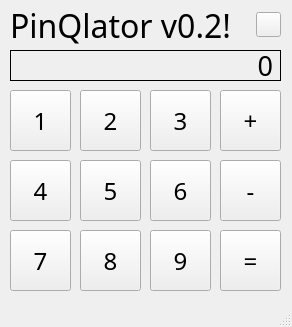
<?xml version="1.0" encoding="UTF-8"?>
<ui version="4.0">
 <class>MainWindow</class>
 <widget class="QMainWindow" name="MainWindow">
  <property name="geometry">
   <rect>
    <x>0</x>
    <y>0</y>
    <width>292</width>
    <height>327</height>
   </rect>
  </property>
  <property name="windowTitle">
   <string>PinQlator</string>
  </property>
  <property name="windowIcon">
   <iconset>
    <normaloff>Logo (Sin fuente _ transparente).png</normaloff>Logo (Sin fuente _ transparente).png</iconset>
  </property>
  <widget class="QWidget" name="centralwidget">
   <widget class="QPushButton" name="grilla_1">
    <property name="geometry">
     <rect>
      <x>10</x>
      <y>90</y>
      <width>61</width>
      <height>61</height>
     </rect>
    </property>
    <property name="font">
     <font>
      <family>Michroma</family>
      <pointsize>18</pointsize>
     </font>
    </property>
    <property name="text">
     <string>1</string>
    </property>
   </widget>
   <widget class="QLabel" name="titulo">
    <property name="geometry">
     <rect>
      <x>10</x>
      <y>-10</y>
      <width>251</width>
      <height>71</height>
     </rect>
    </property>
    <property name="font">
     <font>
      <family>Nasa</family>
      <pointsize>24</pointsize>
     </font>
    </property>
    <property name="text">
     <string>PinQlator v0.2!</string>
    </property>
   </widget>
   <widget class="QLabel" name="pantalla_2">
    <property name="geometry">
     <rect>
      <x>10</x>
      <y>50</y>
      <width>271</width>
      <height>31</height>
     </rect>
    </property>
    <property name="font">
     <font>
      <family>Michroma</family>
      <pointsize>20</pointsize>
     </font>
    </property>
    <property name="layoutDirection">
     <enum>Qt::LeftToRight</enum>
    </property>
    <property name="frameShape">
     <enum>QFrame::Box</enum>
    </property>
    <property name="text">
     <string>0</string>
    </property>
    <property name="alignment">
     <set>Qt::AlignRight|Qt::AlignTrailing|Qt::AlignVCenter</set>
    </property>
    <property name="wordWrap">
     <bool>false</bool>
    </property>
   </widget>
   <widget class="QPushButton" name="grilla_2">
    <property name="geometry">
     <rect>
      <x>80</x>
      <y>90</y>
      <width>61</width>
      <height>61</height>
     </rect>
    </property>
    <property name="font">
     <font>
      <family>Michroma</family>
      <pointsize>18</pointsize>
     </font>
    </property>
    <property name="text">
     <string>2</string>
    </property>
   </widget>
   <widget class="QPushButton" name="grilla_3">
    <property name="geometry">
     <rect>
      <x>150</x>
      <y>90</y>
      <width>61</width>
      <height>61</height>
     </rect>
    </property>
    <property name="font">
     <font>
      <family>Michroma</family>
      <pointsize>18</pointsize>
     </font>
    </property>
    <property name="text">
     <string>3</string>
    </property>
   </widget>
   <widget class="QPushButton" name="grilla_6">
    <property name="geometry">
     <rect>
      <x>150</x>
      <y>160</y>
      <width>61</width>
      <height>61</height>
     </rect>
    </property>
    <property name="font">
     <font>
      <family>Michroma</family>
      <pointsize>18</pointsize>
     </font>
    </property>
    <property name="text">
     <string>6</string>
    </property>
   </widget>
   <widget class="QPushButton" name="grilla_4">
    <property name="geometry">
     <rect>
      <x>10</x>
      <y>160</y>
      <width>61</width>
      <height>61</height>
     </rect>
    </property>
    <property name="font">
     <font>
      <family>Michroma</family>
      <pointsize>18</pointsize>
     </font>
    </property>
    <property name="text">
     <string>4</string>
    </property>
   </widget>
   <widget class="QPushButton" name="grilla_5">
    <property name="geometry">
     <rect>
      <x>80</x>
      <y>160</y>
      <width>61</width>
      <height>61</height>
     </rect>
    </property>
    <property name="font">
     <font>
      <family>Michroma</family>
      <pointsize>18</pointsize>
     </font>
    </property>
    <property name="text">
     <string>5</string>
    </property>
   </widget>
   <widget class="QPushButton" name="grilla_8">
    <property name="geometry">
     <rect>
      <x>80</x>
      <y>230</y>
      <width>61</width>
      <height>61</height>
     </rect>
    </property>
    <property name="font">
     <font>
      <family>Michroma</family>
      <pointsize>18</pointsize>
     </font>
    </property>
    <property name="text">
     <string>8</string>
    </property>
   </widget>
   <widget class="QPushButton" name="grilla_7">
    <property name="geometry">
     <rect>
      <x>10</x>
      <y>230</y>
      <width>61</width>
      <height>61</height>
     </rect>
    </property>
    <property name="font">
     <font>
      <family>Michroma</family>
      <pointsize>18</pointsize>
     </font>
    </property>
    <property name="text">
     <string>7</string>
    </property>
   </widget>
   <widget class="QPushButton" name="grilla_9">
    <property name="geometry">
     <rect>
      <x>150</x>
      <y>230</y>
      <width>61</width>
      <height>61</height>
     </rect>
    </property>
    <property name="font">
     <font>
      <family>Michroma</family>
      <pointsize>18</pointsize>
     </font>
    </property>
    <property name="text">
     <string>9</string>
    </property>
   </widget>
   <widget class="QPushButton" name="grilla_suma">
    <property name="geometry">
     <rect>
      <x>220</x>
      <y>90</y>
      <width>61</width>
      <height>61</height>
     </rect>
    </property>
    <property name="font">
     <font>
      <family>Michroma</family>
      <pointsize>18</pointsize>
     </font>
    </property>
    <property name="text">
     <string>+</string>
    </property>
   </widget>
   <widget class="QPushButton" name="grilla_resultado">
    <property name="geometry">
     <rect>
      <x>220</x>
      <y>230</y>
      <width>61</width>
      <height>61</height>
     </rect>
    </property>
    <property name="font">
     <font>
      <family>Michroma</family>
      <pointsize>18</pointsize>
     </font>
    </property>
    <property name="text">
     <string>=</string>
    </property>
   </widget>
   <widget class="QPushButton" name="grilla_resta">
    <property name="geometry">
     <rect>
      <x>220</x>
      <y>160</y>
      <width>61</width>
      <height>61</height>
     </rect>
    </property>
    <property name="font">
     <font>
      <family>Michroma</family>
      <pointsize>18</pointsize>
     </font>
    </property>
    <property name="text">
     <string>-</string>
    </property>
   </widget>
   <widget class="QPushButton" name="ver_historial">
    <property name="geometry">
     <rect>
      <x>256</x>
      <y>12</y>
      <width>25</width>
      <height>25</height>
     </rect>
    </property>
    <property name="font">
     <font>
      <family>Michroma</family>
      <pointsize>18</pointsize>
     </font>
    </property>
    <property name="text">
     <string/>
    </property>
    <property name="icon">
     <iconset>
      <normaloff>icons/historial.png</normaloff>icons/historial.png</iconset>
    </property>
   </widget>
  </widget>
  <widget class="QMenuBar" name="menubar">
   <property name="geometry">
    <rect>
     <x>0</x>
     <y>0</y>
     <width>292</width>
     <height>21</height>
    </rect>
   </property>
  </widget>
  <widget class="QStatusBar" name="statusbar"/>
 </widget>
 <resources/>
 <connections/>
</ui>
